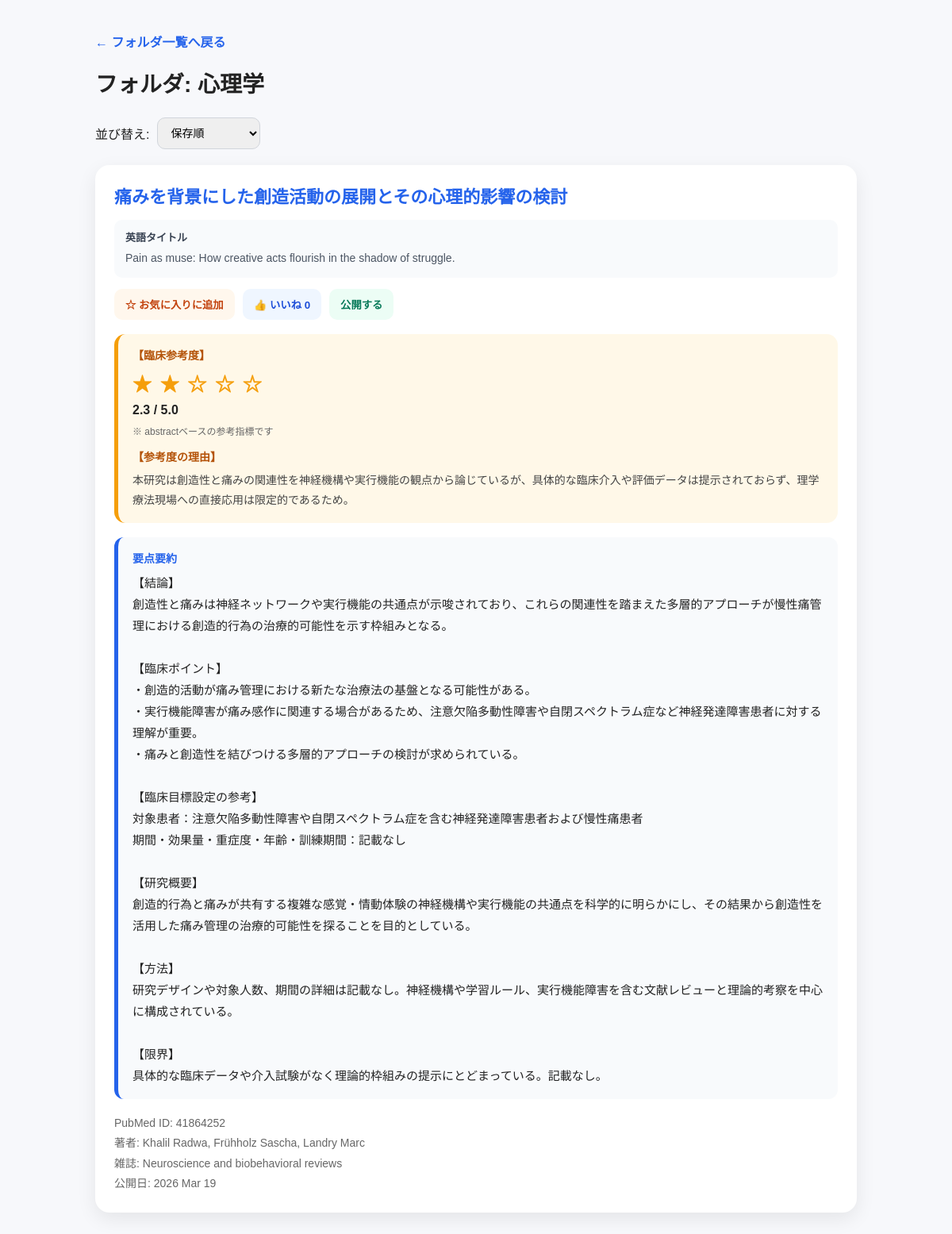
The app's page /saved/心理学 (signed in) with its own data.
### tables this page shows
CREATE TABLE saved_papers (
            id INTEGER PRIMARY KEY AUTOINCREMENT,
            user_id INTEGER,
            pubmed_id TEXT NOT NULL,
            title TEXT,
            jp_title TEXT DEFAULT '',
            authors TEXT,
            journal TEXT,
            pubdate TEXT,
            abstract TEXT,
            jp TEXT,
            summary_jp TEXT,
            clinical_score TEXT DEFAULT '',
            clinical_reason TEXT DEFAULT '',
            folder_name TEXT DEFAULT '',
            is_favorite INTEGER DEFAULT 0,
            likes INTEGER DEFAULT 0,
            is_public INTEGER DEFAULT 0,
            created_at TIMESTAMP DEFAULT CURRENT_TIMESTAMP,
            FOREIGN KEY (user_id) REFERENCES users(id)
        );

### main.py (the view)
@app.get("/saved/{folder_name}")
def saved_folder(request: Request, folder_name: str, sort: str = "saved"):
    current_user = get_current_user(request)
    current_user_id = current_user["id"] if current_user else None
    papers = get_saved_papers_by_folder(folder_name, user_id=current_user_id)
    if sort == "score":
        papers = sorted(
            papers,
            key=lambda x: float(x.get("clinical_score") or 0),
            reverse=True
        )
    elif sort == "favorite":
        papers = sorted(
            papers,
            key=lambda x: (int(x.get("is_favorite") or 0), x.get("created_at", "")),
            reverse=True
        )
    else:
        papers = sorted(
            papers,
            key=lambda x: x.get("created_at", ""),
            reverse=True
        )
    return templates.TemplateResponse(
        "saved_folder.html",
        {
            "request": request,
            "folder_name": folder_name,
            "papers": papers,
            "sort": sort,
        }
    )

### templates/saved_folder.html (shortened to what this page needs)
<!DOCTYPE html>
<html lang="ja">
<head>
</head>
<body>
    <div class="container">
        <a href="/saved" class="top-link">← フォルダ一覧へ戻る</a>
        <h1>フォルダ: {{ folder_name }}</h1>
        <div class="sort-box">
            <form method="get" action="/saved/{{ folder_name }}" class="sort-form">
                <label for="sort">並び替え:</label>
                <select name="sort" id="sort" class="sort-select" onchange="this.form.submit()">
                    <option value="saved" {% if sort == "saved" %}selected{% endif %}>保存順</option>
                </select>
            </form>
        </div>
        {% if papers %}
            {% for paper in papers %}
                <div class="paper-card">
                    <h2 class="paper-title">
                        <a href="/paper?id={{ paper.pubmed_id }}">
                            {{ paper.jp_title or paper.title }}
                        </a>
                    </h2>
                    {% if paper.jp_title %}
                    <div class="english-title-box">
                        <div class="english-title-label">英語タイトル</div>
                        <div class="english-title-text">{{ paper.title }}</div>
                    </div>
                    {% endif %}
                    <div class="action-row">
                        <button
                            type="button"
                            class="favorite-button {% if paper.is_favorite %}active{% endif %}"
                            onclick="toggleFavorite('{{ paper.pubmed_id }}', this)"
                        >
                            {% if paper.is_favorite %}
                                ★ お気に入り済み
                            {% else %}
                                ☆ お気に入りに追加
                            {% endif %}
                        </button>
                        <button
                            type="button"
                            class="like-button"
                            data-pubmed-id="{{ paper.pubmed_id }}"
                            onclick="addLike('{{ paper.pubmed_id }}', this)"
                        >
                            👍 いいね <span class="like-count">{{ paper.likes or 0 }}</span>
                        </button>
                        <button
                            type="button"
                            class="public-button {% if paper.is_public %}active{% endif %}"
                            onclick="togglePublic('{{ paper.pubmed_id }}', this)"
                        >
                            {% if paper.is_public %}
                                公開中
                            {% else %}
                                公開する
                            {% endif %}
                        </button>
                    </div>
                    {% if paper.clinical_score %}
                    <div class="score-box">
                        <div class="score-label">【臨床参考度】</div>
                        <div class="score-stars">
                            {% set score = paper.clinical_score|float %}
                            {% if score >= 0.5 %}★ {% else %}☆ {% endif %}
                            {% if score >= 1.5 %}★ {% else %}☆ {% endif %}
                            {% if score >= 2.5 %}★ {% else %}☆ {% endif %}
                            {% if score >= 3.5 %}★ {% else %}☆ {% endif %}
                            {% if score >= 4.5 %}★{% else %}☆{% endif %}
                        </div>
                        <div class="score-number">{{ paper.clinical_score }} / 5.0</div>
                        <div class="score-note">※ abstractベースの参考指標です</div>
                        {% if paper.clinical_reason %}
                        <div class="score-reason-title">【参考度の理由】</div>
                        <div class="score-reason">{{ paper.clinical_reason }}</div>
                        {% endif %}
                    </div>
                    {% endif %}
                    {% if paper.summary_jp %}
                    <div class="summary-box">
                        <div class="summary-label">要点要約</div>
                        <div class="summary-text">{{ paper.summary_jp }}</div>
                    </div>
                    {% endif %}
                    <div class="meta">
                        <div>PubMed ID: {{ paper.pubmed_id }}</div>
                        <div>著者: {{ paper.authors }}</div>
                        <div>雑誌: {{ paper.journal }}</div>
                        <div>公開日: {{ paper.pubdate }}</div>
                    </div>
                </div>
            {% endfor %}
        {% else %}
            <div class="empty-card">
                このフォルダにはまだ論文がありません。
            </div>
        {% endif %}
    </div>
</body>
</html>

### templates/saved_folder.html (style rules this page uses)
body { font-family: sans-serif; background: #f7f8fb; color: #222; margin: 0; padding: 40px 16px; }
.container { max-width: 960px; margin: 0 auto; }
.top-link { display: inline-block; margin-bottom: 20px; color: #2563eb; text-decoration: none; font-weight: 600; }
h1 { margin-top: 0; margin-bottom: 24px; font-size: 28px; }
.sort-box { margin-bottom: 20px; }
.sort-form { display: flex; gap: 10px; align-items: center; flex-wrap: wrap; }
.sort-select { padding: 10px 12px; border: 1px solid #d1d5db; border-radius: 10px; font-size: 14px; }
.paper-card { background: white; border-radius: 18px; padding: 24px; margin-bottom: 16px; box-shadow: 0 8px 24px rgba(0, 0, 0, 0.08); }
.paper-title { margin: 0; font-size: 22px; line-height: 1.5; }
.paper-title a { color: #2563eb; text-decoration: none; }
.action-row { margin-top: 14px; display: flex; gap: 10px; flex-wrap: wrap; }
.favorite-button { border: none; background: #fff7ed; color: #c2410c; padding: 10px 14px; border-radius: 10px; font-weight: bold; cursor: pointer; }
.like-button { border: none; background: #eff6ff; color: #1d4ed8; padding: 10px 14px; border-radius: 10px; font-weight: bold; cursor: pointer; }
.public-button { border: none; background: #ecfdf5; color: #047857; padding: 10px 14px; border-radius: 10px; font-weight: bold; cursor: pointer; }
.score-box { margin-top: 18px; background: #fff8e8; border-radius: 14px; padding: 16px 18px; border-left: 5px solid #f59e0b; }
.score-label { font-size: 14px; font-weight: 700; color: #b45309; margin-bottom: 8px; }
.score-stars { font-size: 24px; letter-spacing: 2px; color: #f59e0b; font-weight: bold; }
.score-number { margin-top: 8px; font-size: 16px; font-weight: 700; }
.score-reason-title { margin-top: 14px; font-size: 14px; font-weight: 700; color: #b45309; }
.score-reason { margin-top: 8px; font-size: 14px; line-height: 1.8; color: #444; white-space: pre-wrap; }
.score-note { margin-top: 8px; font-size: 12px; color: #666; }
.summary-box { margin-top: 18px; background: #f8fafc; border-left: 5px solid #2563eb; border-radius: 12px; padding: 16px 18px; }
.summary-label { font-size: 14px; font-weight: 700; color: #2563eb; margin-bottom: 8px; }
.summary-text { white-space: pre-wrap; line-height: 1.8; font-size: 15px; }
.meta { margin-top: 18px; color: #666; font-size: 14px; line-height: 1.8; }
.english-title-box { margin-top: 12px; background: #f8fafc; border-radius: 10px; padding: 12px 14px; }
.english-title-label { font-size: 13px; font-weight: 700; color: #374151; margin-bottom: 6px; }
.english-title-text { font-size: 14px; line-height: 1.7; color: #4b5563; word-break: break-word; }

### records on screen
saved_papers: folder_name "心理学", jp_title "痛みを背景にした創造活動の展開とその心理的影響の検討", title "Pain as muse: How creative acts flourish in the shadow of struggle.", is_favorite "☆ お気に入りに追加", likes "0", is_public "公開する", clinical_score "2.3", clinical_reason "本研究は創造性と痛みの関連性を神経機構や実行機能の観点から論じているが、具体的な臨床介入や評価データは提示されておらず、理学療法現場への直接応用は限定的であるため。", summary_jp "【結論】 創造性と痛みは神経ネットワークや実行機能の共通点が示唆されており、これらの関連性を踏まえた多層的アプローチが慢性痛管理における創造的行為の治療的可能性を示す枠組みとなる。 【臨床ポイント】 ・創造的活動が痛み管理における新たな治療法の基盤となる可能性がある。 ・実行機能障害が痛み感作に関連する場合があるため、注意欠陥多動性障害や自閉スペクトラム症など神経発達障害患者に対する理解が重要。 ・痛みと創造性を結びつける多層的アプローチの検討が求められている。 【臨床目標設定の参考】 対象患者：注意欠陥多動性障害や自閉スペクトラム症を含む神経発達障害患者および慢性痛患者 期間・効果量・重症度・年齢・訓練期間：記載なし 【研究概要】 創造的行為と痛みが共有する複雑な感覚・情動体験の神経機構や実行機能の共通点を科学的に明らかにし、その結果から創造性を活用した痛み管理の治療的可能性を探ることを目的としている。 【方法】 研究デザインや対象人数、期間の詳細は記載なし。神経機構や学習ルール、実行機能障害を含む文献レビューと理論的考察を中心に構成されている。 【限界】 具体的な臨床データや介入試験がなく理論的枠組みの提示にとどまっている。記載なし。", pubmed_id "41864252", authors "Khalil Radwa, Frühholz Sascha, Landry Marc", journal "Neuroscience and biobehavioral reviews", pubdate "2026 Mar 19"
